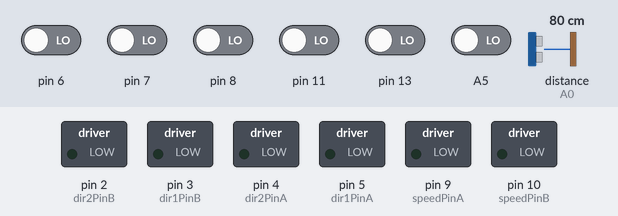
Recording of a sketch running on a simulated Arduino Uno, built with avr-gcc and run on an emulated ATmega328P. On the bench: switched loads named in the sketch (green lamp = pin HIGH). Wiring (inferred from the names in the program): ultrasonic range finder: trigger pin 12; echo A0. The test bench sets the inputs (shaded band); at power-on: A5, pin 6–8, pin 11, pin 13 LOW, distance to the obstacle (sensor on A0) 80 cm. The echo pulse lasts 58.3 µs per cm; pins used as bus, display or sensor lines are not drawn; what the sketch prints to the serial monitor is not drawn.

Above: at 1.2 s.
1.3 s: A5 driven HIGH
At 2.5 s:
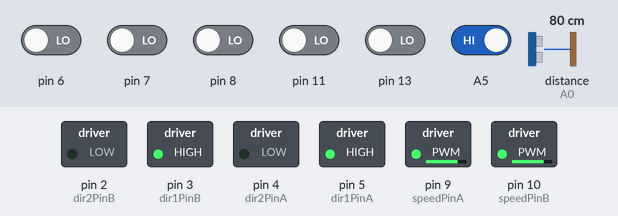
2.8 s: distance to the obstacle (sensor on A0) set to 13 cm
5.8 s: distance to the obstacle (sensor on A0) set to 10 cm
At 6.5 s:
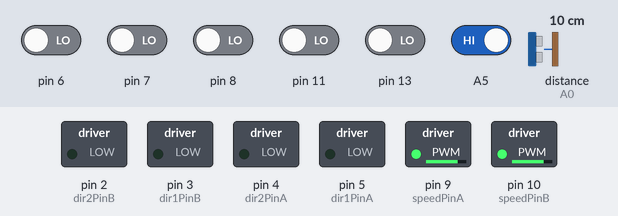
Timing chart, 0 to 8.8 s (numbered marks = the images above; inputs shaded):
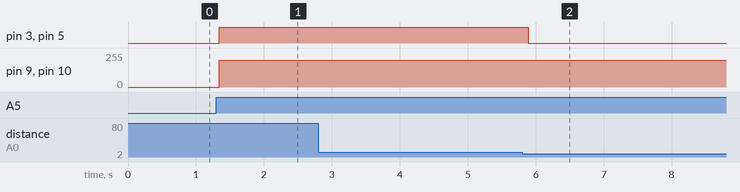

The sketch:

trolleyv2.ino
```cpp
int dir1PinA = 5;
int dir2PinA = 4;
int speedPinA = 9; // Needs to be a PWM pin to be able to control motor speed
int dir1PinB = 3;
int dir2PinB = 2;
int speedPinB = 10; // Needs to be a PWM pin to be able to control motor speed
long sensor[]={0,0,0,0,0};
int flag = 0;
float proportional = 0.00;
float integral = 0.00;
float derivative = 0.00;
float last_proportional = 0.00;
int error_value = 0;
int scaled_error = 0;
float Ki = 0.00;
float Kp = 0.27;
float Kd = 0.00;
int right_speed, left_speed;
int max_speed = 200;
int flagS = 0;
const int dangerDist = 10;

const int trig = 12;
const int echo = A0;
long duration;

int dist_f, new_dist, d1 =0, d2=0, d3=0, d4=0, d5=0;

void setup() {
      Serial.begin(9600);
      pinMode(trig, OUTPUT);
      pinMode(echo, INPUT);
      pinMode(dir1PinA,OUTPUT);
      pinMode(dir2PinA,OUTPUT);
      pinMode(speedPinA,OUTPUT);
      pinMode(dir1PinB,OUTPUT);
      pinMode(dir2PinB,OUTPUT);
      pinMode(speedPinB,OUTPUT);
      pinMode(6,INPUT);
      pinMode(7,INPUT);
      pinMode(8,INPUT);
      pinMode(11,INPUT);
      pinMode(13,INPUT);
      pinMode(A5, INPUT);
}
int average(int d1, int d2, int d3, int d4, int dist_f){
  return ((d1+d2+d3+d4+dist_f)/5);
}

long ping(){

  digitalWrite(trig, LOW);
  delayMicroseconds(2);
  digitalWrite(trig, HIGH);
  delayMicroseconds(5);
  digitalWrite(trig, LOW);

   duration = pulseIn(echo, HIGH);
   return (duration/29/2);
}


int pid_calc(float rpos){
  proportional = rpos - 3000;
  if(proportional > 600) integral = 0;
  else integral = integral + proportional;
  derivative = proportional - last_proportional;
  last_proportional = proportional;
  error_value = int(proportional*Kp + integral*Ki + derivative*Kd);
  scaled_error = 1*error_value;
  return scaled_error;
}


void calc_turn(int error){
  if(error < (-1*max_speed)) error = (-1*max_speed);
  if(error > max_speed) error = max_speed;
  if(error<0){
    right_speed = max_speed + error;
    left_speed = max_speed;
  }
  else{
    right_speed = max_speed;
    left_speed = max_speed - error;
  }
}


void motorDriveF(int rspd, int lspd){
  analogWrite(speedPinB, rspd);
  digitalWrite(dir1PinB, 1);
  digitalWrite(dir2PinB, 0);
  analogWrite(speedPinA, lspd);
  digitalWrite(dir1PinA, 1);
  digitalWrite(dir2PinA, 0);
  delay(50);
}


void motorDriveS(){
  digitalWrite(dir1PinB, 0);
  digitalWrite(dir2PinB, 0);
  digitalWrite(dir1PinA, 0);
  digitalWrite(dir2PinA, 0);
}


void loop() {
// Initialize the Serial interface:
    long sensors_weight = 0;
    long sensors_sum = 0;
    if (Serial.available() > 0) {
      int inByte = Serial.read();
      int speed; // Local variable

      if(inByte == 'F') flag = 1;
      else if(inByte == 'S') flag = 0;
      else if(inByte == 'P') Kp = Kp + 0.01;
      else if(inByte == 'Q') Kp = Kp + 0.10;
      else if(inByte == 'R') Kp = Kp + 1.00;
      else if(inByte == 'p') Kp = Kp - 0.01;
      else if(inByte == 'q') Kp = Kp - 0.10;
      else if(inByte == 'r') Kp = Kp - 1.00;
      else if(inByte == 'D') Kd = Kd + 0.01;
      else if(inByte == 'E') Kd = Kd + 0.10;
      else if(inByte == 'F') Kd = Kd + 1.00;
      else if(inByte == 'd') Kd = Kd - 0.01;
      else if(inByte == 'e') Kd = Kd - 0.10;
      else if(inByte == 'f') Kd = Kd - 1.00;
      else if(inByte == 'I') Ki = Ki + 0.01;
      else if(inByte == 'J') Ki = Ki + 0.10;
      else if(inByte == 'K') Ki = Ki + 1.00;
      else if(inByte == 'i') Ki = Ki - 0.01;
      else if(inByte == 'j') Ki = Ki - 0.10;
      else if(inByte == 'k') Ki = Ki - 1.00;
      else if(inByte == '+') max_speed = max_speed + 5;
      else if(inByte == '-') max_speed = max_speed - 5;
    }
     dist_f = ping();
      new_dist = average(d1, d2, d3, d4, dist_f);
      if(new_dist <= dangerDist){       //danger stop
        flagS = 1;
      }
      else if(new_dist>dangerDist && new_dist<500 && (d4-new_dist)<100){     //clear move
        flagS=0;
    }


      d1=dist_f;
      d2=d1;
      d3=d2;
      d4=d3;
    sensor[0] = digitalRead(6);
    sensor[1] = digitalRead(7);
    sensor[2] = digitalRead(8);
    sensor[3] = digitalRead(11);
    sensor[4] = digitalRead(13);

    for(int j=0; j<5; j++){
      sensors_weight += (j+1)*1000*sensor[j];
      sensors_sum += sensor[j];
    }
    float pos = sensors_weight/sensors_sum;
    int error = pid_calc(pos);
    calc_turn(error);
    if(flag == 1) {
      if(flagS==1||sensors_sum==5||sensors_sum==0)motorDriveS();
      if(flagS==0&&sensors_sum!=5) motorDriveF(right_speed, left_speed);
      if(digitalRead(A5)==1&&flagS==0) motorDriveF(max_speed, max_speed);
    }
    if(flag == 0) {
      if(digitalRead(A5)==0||flagS==1||sensors_sum==5||sensors_sum==0) motorDriveS();
      if(digitalRead(A5)==1&&flagS==0) motorDriveF(max_speed, max_speed);
    }

//    Serial.print(digitalRead(A5));
//    Serial.print("  ");
//    Serial.print(sensors_sum);
//    Serial.print("  ");
//    Serial.print(flagS);
//    Serial.print("  ");
//    Serial.print(flag);
//    Serial.print("  ");
    Serial.print(sensor[0]);
    Serial.print("  ");
    Serial.print(sensor[1]);
    Serial.print("  ");
    Serial.print(sensor[2]);
    Serial.print("  ");
    Serial.print(sensor[3]);
    Serial.print("  ");
    Serial.print(sensor[4]);
    Serial.print("  ");
    Serial.print(pos);
    Serial.print("  ");
    Serial.print(Kp);
    Serial.print("  ");
    Serial.print(Kd);
    Serial.print("  ");
    Serial.print(Ki);
    Serial.print("  ");
    Serial.print(right_speed);
    Serial.print("  ");
    Serial.println(left_speed);


}
```

Measured:
- the behaviour switches between 12 and 11 cm on distance to the obstacle (sensor on A0) (found by bisection; images 1 and 2)
- after the input at 1.3 s, pin 3 (dir1PinB), pin 5 (dir1PinA): LOW → HIGH at once; pin 9 (speedPinA), pin 10 (speedPinB): 0/255 → 200/255 at once
- after the input at 5.8 s, pin 3 (dir1PinB), pin 5 (dir1PinA): HIGH → LOW after 0.09 s
